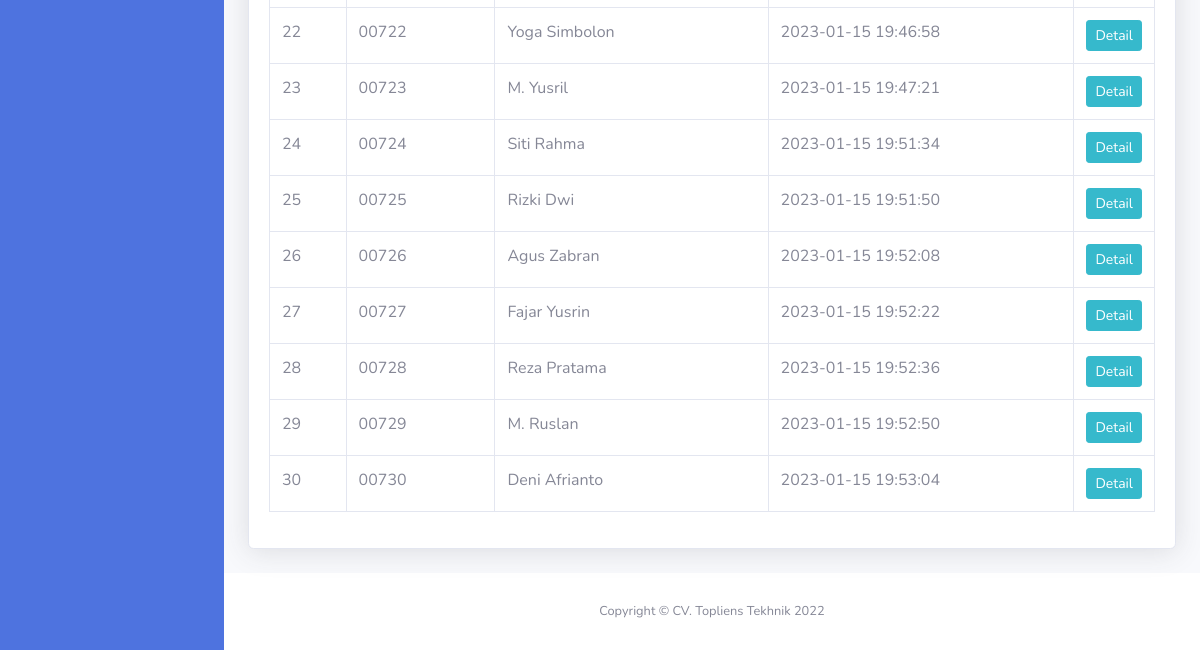
Before: /dashboard/index.php?halaman=kuisioner (signed in, lower part) with the older database file.
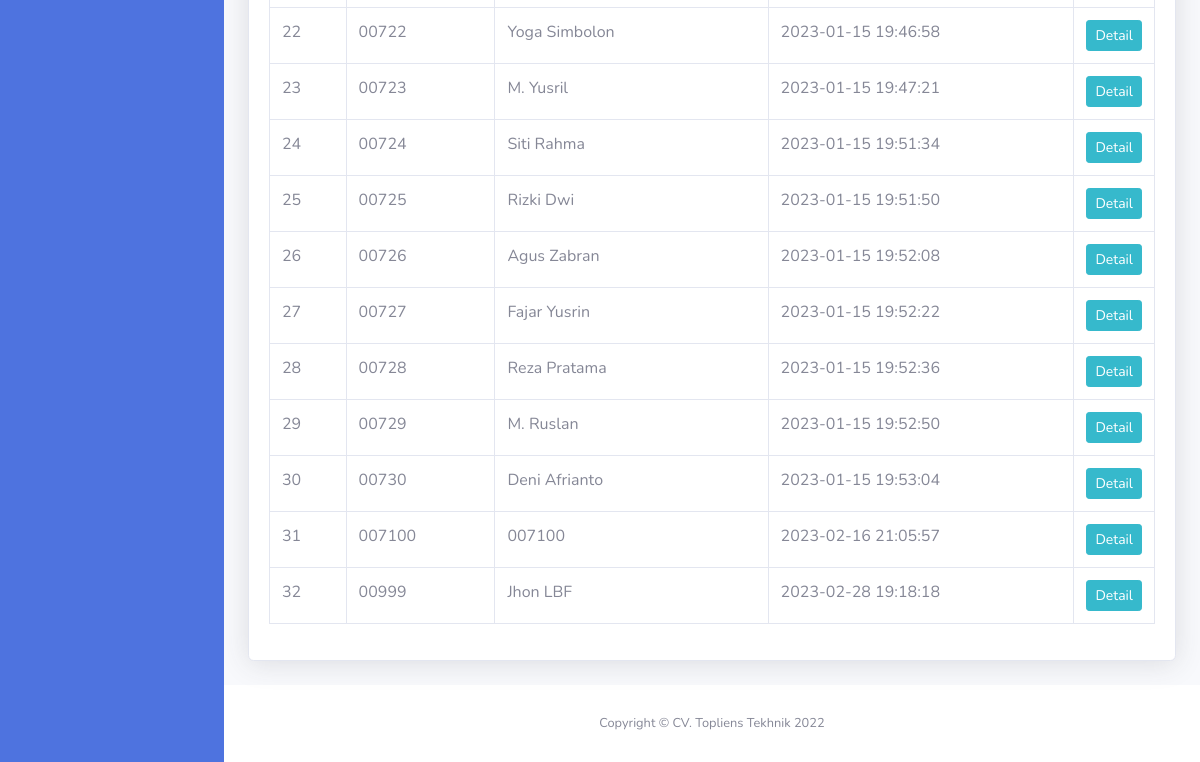
After: the same page with the newer database file.
### tables this page shows
CREATE TABLE `tbl_kuisioner` (
  `id_kuisioner` int(11) NOT NULL,
  `username` varchar(16) NOT NULL,
  `tanggal` datetime NOT NULL
);

CREATE TABLE `tbl_user` (
  `id` int(11) NOT NULL,
  `nama` varchar(50) NOT NULL,
  `username` varchar(16) NOT NULL,
  `password` varchar(255) NOT NULL,
  `no_handphone` varchar(16) NOT NULL,
  `role` enum('customer','admin','ceo') NOT NULL
);

### dashboard/kuisioner.php (the view, shortened to what this page needs)
<div class="card shadow mb-4">
    <div class="card-body">
        <div class="table-responsive">
            <table class="table table-bordered" id="dataTable" width="100%" cellspacing="0">
                <tbody>
                    <?php
                    $no = 1;
                    $query = mysqli_query($koneksi, "SELECT*FROM tbl_kuisioner tk JOIN tbl_user tu ON tk.username = tu.username");
                    while ($data = mysqli_fetch_assoc($query)) {
                    ?>
                        <tr>
                            <td><?= $no++ ?></td>
                            <td><?= $data['username'] ?></td>
                            <td><?= $data['nama'] ?></td>
                            <td><?= $data['tanggal'] ?></td>
                            <td>
                                <a href="index.php?halaman=detail-kuisioner&id=<?= $data['id_kuisioner'] ?>">
                                    <button class="btn btn-info btn-sm">Detail</button>
                                </a>
                            </td>
                        </tr>
                    <?php
                    }
                    ?>
                </tbody>
            </table>
        </div>
    </div>
</div>

Changed rows visible on the page:
added tbl_kuisioner: tbl_user.username "007100", tbl_user.nama "007100", tanggal "2023-02-16 21:05:57"
added tbl_kuisioner: tbl_user.username "00999", tbl_user.nama "Jhon LBF", tanggal "2023-02-28 19:18:18"
